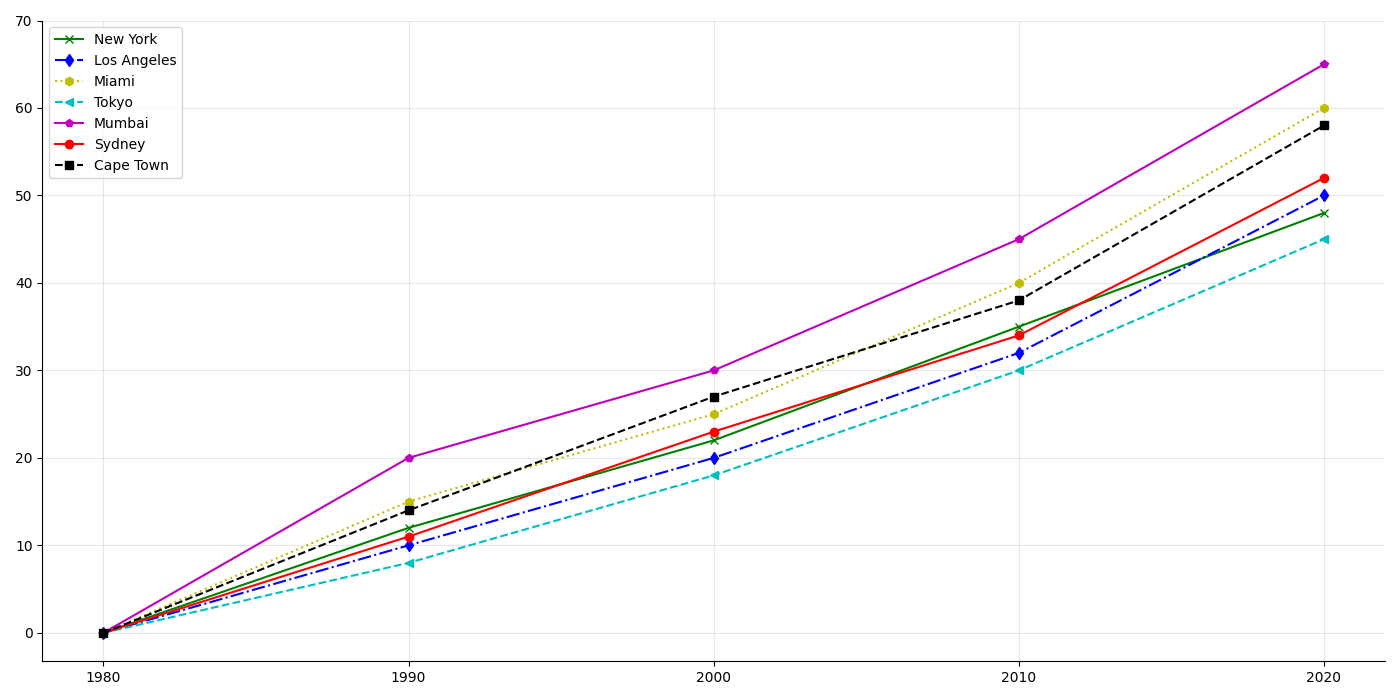

Reproduce this figure in Python.
import matplotlib.pyplot as plt
import numpy as np

# Data definition
decades = np.array([1980, 1990, 2000, 2010, 2020])
sea_levels_ny = np.array([0, 12, 22, 35, 48])
sea_levels_la = np.array([0, 10, 20, 32, 50])
sea_levels_miami = np.array([0, 15, 25, 40, 60])
sea_levels_tokyo = np.array([0, 8, 18, 30, 45])
sea_levels_mumbai = np.array([0, 20, 30, 45, 65])
sea_levels_sydney = np.array([0, 11, 23, 34, 52])
sea_levels_cape_town = np.array([0, 14, 27, 38, 58])

fig, ax = plt.subplots(figsize=(14, 7))

# Plot the data with shuffled colors
ax.plot(decades, sea_levels_ny, marker='x', linestyle='-', linewidth=1.5, label='New York', color='g')
ax.plot(decades, sea_levels_la, marker='d', linestyle='-.', linewidth=1.5, label='Los Angeles', color='b')
ax.plot(decades, sea_levels_miami, marker='h', linestyle=':', linewidth=1.5, label='Miami', color='y')
ax.plot(decades, sea_levels_tokyo, marker='<', linestyle='--', linewidth=1.5, label='Tokyo', color='c')
ax.plot(decades, sea_levels_mumbai, marker='p', linestyle='-', linewidth=1.5, label='Mumbai', color='m')
ax.plot(decades, sea_levels_sydney, marker='o', linestyle='-', linewidth=1.5, label='Sydney', color='r')
ax.plot(decades, sea_levels_cape_town, marker='s', linestyle='--', linewidth=1.5, label='Cape Town', color='k')

# Adjust the grid
ax.grid(True, linestyle='-', alpha=0.3)

# Set ticks
plt.xticks(decades)
plt.yticks(np.arange(0, 71, 10))

# Alter the borders
ax.spines['top'].set_visible(False)
ax.spines['right'].set_visible(False)

# Add legend
ax.legend()

# Optimize layout
plt.tight_layout()

plt.show()
